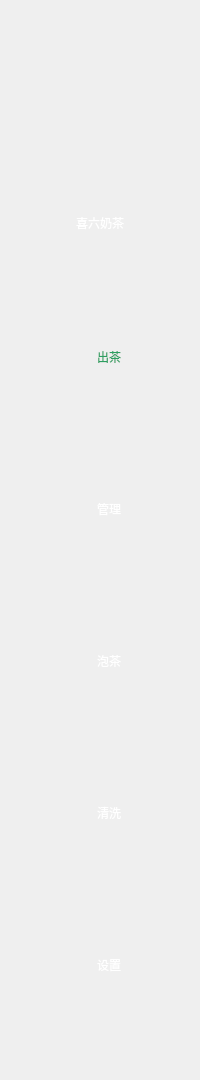
    <widget class="QWidget" name="widget" native="true">
     <property name="minimumSize">
      <size>
       <width>200</width>
       <height>0</height>
      </size>
     </property>
     <property name="maximumSize">
      <size>
       <width>200</width>
       <height>1080</height>
      </size>
     </property>
     <property name="styleSheet">
      <string notr="true">QWidget#widget{
	background-color: rgb(44, 159, 97);
}</string>
     </property>
     <layout class="QVBoxLayout" name="verticalLayout_7">
      <property name="spacing">
       <number>0</number>
      </property>
      <property name="leftMargin">
       <number>0</number>
      </property>
      <property name="topMargin">
       <number>0</number>
      </property>
      <property name="rightMargin">
       <number>0</number>
      </property>
      <property name="bottomMargin">
       <number>0</number>
      </property>
      <item>
       <widget class="QWidget" name="widget_14" native="true">
        <property name="enabled">
         <bool>true</bool>
        </property>
        <property name="minimumSize">
         <size>
          <width>200</width>
          <height>275</height>
         </size>
        </property>
        <property name="maximumSize">
         <size>
          <width>200</width>
          <height>361</height>
         </size>
        </property>
        <layout class="QVBoxLayout" name="verticalLayout_10">
         <property name="spacing">
          <number>0</number>
         </property>
         <property name="leftMargin">
          <number>0</number>
         </property>
         <property name="topMargin">
          <number>88</number>
         </property>
         <property name="rightMargin">
          <number>0</number>
         </property>
         <property name="bottomMargin">
          <number>0</number>
         </property>
         <item>
          <widget class="QWidget" name="logo" native="true">
           <layout class="QVBoxLayout" name="verticalLayout_21">
            <property name="spacing">
             <number>21</number>
            </property>
            <property name="leftMargin">
             <number>0</number>
            </property>
            <property name="topMargin">
             <number>0</number>
            </property>
            <property name="rightMargin">
             <number>0</number>
            </property>
            <property name="bottomMargin">
             <number>0</number>
            </property>
            <item>
             <widget class="QWidget" name="widget_43" native="true">
              <layout class="QHBoxLayout" name="horizontalLayout_50">
               <property name="spacing">
                <number>0</number>
               </property>
               <property name="leftMargin">
                <number>50</number>
               </property>
               <property name="topMargin">
                <number>0</number>
               </property>
               <property name="rightMargin">
                <number>50</number>
               </property>
               <property name="bottomMargin">
                <number>0</number>
               </property>
               <item>
                <widget class="QWidget" name="icon_tee_widget" native="true">
                 <property name="minimumSize">
                  <size>
                   <width>100</width>
                   <height>100</height>
                  </size>
                 </property>
                 <property name="maximumSize">
                  <size>
                   <width>100</width>
                   <height>100</height>
                  </size>
                 </property>
                 <property name="styleSheet">
                  <string notr="true">QWidget#icon_tee_widget{
	border-image: url(:/icon/logo.png);
	border-radius:50px;
}
</string>
                 </property>
                 <layout class="QHBoxLayout" name="horizontalLayout_47">
                  <property name="spacing">
                   <number>0</number>
                  </property>
                  <property name="leftMargin">
                   <number>3</number>
                  </property>
                  <property name="topMargin">
                   <number>3</number>
                  </property>
                  <property name="rightMargin">
                   <number>3</number>
                  </property>
                  <property name="bottomMargin">
                   <number>3</number>
                  </property>
                  <item>
                   <widget class="QLabel" name="icon_tee_l">
                    <property name="text">
                     <string/>
                    </property>
                   </widget>
                  </item>
                 </layout>
                </widget>
               </item>
              </layout>
             </widget>
            </item>
            <item>
             <widget class="QWidget" name="widget_42" native="true">
              <property name="minimumSize">
               <size>
                <width>0</width>
                <height>28</height>
               </size>
              </property>
              <property name="maximumSize">
               <size>
                <width>16777215</width>
                <height>28</height>
               </size>
              </property>
              <layout class="QHBoxLayout" name="horizontalLayout_49">
               <property name="spacing">
                <number>0</number>
               </property>
               <property name="leftMargin">
                <number>0</number>
               </property>
               <property name="topMargin">
                <number>0</number>
               </property>
               <property name="rightMargin">
                <number>0</number>
               </property>
               <property name="bottomMargin">
                <number>0</number>
               </property>
               <item>
                <widget class="QLabel" name="tee_name_l">
                 <property name="styleSheet">
                  <string notr="true">color:white;</string>
                 </property>
                 <property name="text">
                  <string>喜六奶茶</string>
                 </property>
                 <property name="alignment">
                  <set>Qt::AlignCenter</set>
                 </property>
                </widget>
               </item>
              </layout>
             </widget>
            </item>
           </layout>
          </widget>
         </item>
         <item>
          <spacer name="verticalSpacer_2">
           <property name="orientation">
            <enum>Qt::Vertical</enum>
           </property>
           <property name="sizeHint" stdset="0">
            <size>
             <width>20</width>
             <height>10</height>
            </size>
           </property>
          </spacer>
         </item>
        </layout>
       </widget>
      </item>
      <item>
       <widget class="QWidget" name="widget_15" native="true">
        <layout class="QVBoxLayout" name="verticalLayout_6">
         <item>
          <widget class="QWidget" name="wbtn_menu_outtee" native="true">
           <property name="enabled">
            <bool>true</bool>
           </property>
           <property name="minimumSize">
            <size>
             <width>192</width>
             <height>146</height>
            </size>
           </property>
           <property name="maximumSize">
            <size>
             <width>190</width>
             <height>146</height>
            </size>
           </property>
           <property name="styleSheet">
            <string notr="true">QWidget#wbtn_menu_outtee{
	border-image: url(:/icon/icon_menu_selected.png);
}</string>
           </property>
           <layout class="QHBoxLayout" name="horizontalLayout_18">
            <property name="spacing">
             <number>15</number>
            </property>
            <property name="leftMargin">
             <number>29</number>
            </property>
            <property name="topMargin">
             <number>0</number>
            </property>
            <property name="rightMargin">
             <number>24</number>
            </property>
            <property name="bottomMargin">
             <number>0</number>
            </property>
            <item>
             <widget class="QLabel" name="icon_wbtn_menu_outtee">
              <property name="minimumSize">
               <size>
                <width>44</width>
                <height>44</height>
               </size>
              </property>
              <property name="maximumSize">
               <size>
                <width>44</width>
                <height>44</height>
               </size>
              </property>
              <property name="styleSheet">
               <string notr="true">border-image: url(:/icon/icon_menu_outtee_selected.png);</string>
              </property>
              <property name="text">
               <string/>
              </property>
             </widget>
            </item>
            <item>
             <widget class="QLabel" name="name_wbtn_menu_outtee">
              <property name="styleSheet">
               <string notr="true">color:rgb(44, 159, 97)</string>
              </property>
              <property name="text">
               <string>出茶</string>
              </property>
             </widget>
            </item>
           </layout>
          </widget>
         </item>
         <item>
          <widget class="QWidget" name="wbtn_menu_manager" native="true">
           <property name="enabled">
            <bool>true</bool>
           </property>
           <property name="minimumSize">
            <size>
             <width>192</width>
             <height>146</height>
            </size>
           </property>
           <property name="maximumSize">
            <size>
             <width>182</width>
             <height>146</height>
            </size>
           </property>
           <property name="styleSheet">
            <string notr="true"/>
           </property>
           <layout class="QHBoxLayout" name="horizontalLayout_48">
            <property name="spacing">
             <number>15</number>
            </property>
            <property name="leftMargin">
             <number>29</number>
            </property>
            <property name="topMargin">
             <number>0</number>
            </property>
            <property name="rightMargin">
             <number>24</number>
            </property>
            <property name="bottomMargin">
             <number>0</number>
            </property>
            <item>
             <widget class="QLabel" name="icon_wbtn_menu_manager">
              <property name="minimumSize">
               <size>
                <width>44</width>
                <height>44</height>
               </size>
              </property>
              <property name="maximumSize">
               <size>
                <width>44</width>
                <height>44</height>
               </size>
              </property>
              <property name="styleSheet">
               <string notr="true">border-image: url(:/icon/icon_menu_manager.png);</string>
              </property>
              <property name="text">
               <string/>
              </property>
             </widget>
            </item>
            <item>
             <widget class="QLabel" name="name_wbtn_menu_manager">
              <property name="styleSheet">
               <string notr="true">color:white;</string>
              </property>
              <property name="text">
               <string>管理</string>
              </property>
             </widget>
            </item>
           </layout>
          </widget>
         </item>
         <item>
          <widget class="QWidget" name="wbtn_menu_maketee" native="true">
           <property name="minimumSize">
            <size>
             <width>192</width>
             <height>146</height>
            </size>
           </property>
           <property name="maximumSize">
            <size>
             <width>182</width>
             <height>146</height>
            </size>
           </property>
           <property name="styleSheet">
            <string notr="true"/>
           </property>
           <layout class="QHBoxLayout" name="horizontalLayout_19">
            <property name="spacing">
             <number>15</number>
            </property>
            <property name="leftMargin">
             <number>29</number>
            </property>
            <property name="topMargin">
             <number>0</number>
            </property>
            <property name="rightMargin">
             <number>24</number>
            </property>
            <property name="bottomMargin">
             <number>0</number>
            </property>
            <item>
             <widget class="QLabel" name="icon_wbtn_menu_maketee">
              <property name="minimumSize">
               <size>
                <width>44</width>
                <height>44</height>
               </size>
              </property>
              <property name="maximumSize">
               <size>
                <width>44</width>
                <height>44</height>
               </size>
              </property>
              <property name="styleSheet">
               <string notr="true">border-image: url(:/icon/icon_menu_maketee);</string>
              </property>
              <property name="text">
               <string/>
              </property>
             </widget>
            </item>
            <item>
             <widget class="QLabel" name="name_wbtn_menu_maketee">
              <property name="styleSheet">
               <string notr="true">color:white;</string>
              </property>
              <property name="text">
               <string>泡茶</string>
              </property>
             </widget>
            </item>
           </layout>
          </widget>
         </item>
         <item>
          <widget class="QWidget" name="wbtn_menu_clean" native="true">
           <property name="minimumSize">
            <size>
             <width>192</width>
             <height>146</height>
            </size>
           </property>
           <property name="maximumSize">
            <size>
             <width>182</width>
             <height>146</height>
            </size>
           </property>
           <property name="styleSheet">
            <string notr="true">QWidget#wbtn_menu_outtee{
	
	border-image: url(:/icon/icon_menu_selected.png);
}</string>
           </property>
           <layout class="QHBoxLayout" name="horizontalLayout_20">
            <property name="spacing">
             <number>15</number>
            </property>
            <property name="leftMargin">
             <number>29</number>
            </property>
            <property name="topMargin">
             <number>0</number>
            </property>
            <property name="rightMargin">
             <number>24</number>
            </property>
            <property name="bottomMargin">
             <number>0</number>
            </property>
            <item>
             <widget class="QLabel" name="icon_wbtn_menu_clean">
              <property name="minimumSize">
               <size>
                <width>44</width>
                <height>44</height>
               </size>
              </property>
              <property name="maximumSize">
               <size>
                <width>44</width>
                <height>44</height>
               </size>
              </property>
              <property name="styleSheet">
               <string notr="true">border-image: url(:/icon/icon_menu_clean.png);</string>
              </property>
              <property name="text">
               <string/>
              </property>
             </widget>
            </item>
            <item>
             <widget class="QLabel" name="name_wbtn_menu_clean">
              <property name="styleSheet">
               <string notr="true">color:white;</string>
              </property>
              <property name="text">
               <string>清洗</string>
              </property>
             </widget>
            </item>
           </layout>
          </widget>
         </item>
         <item>
          <widget class="QWidget" name="wbtn_menu_setting" native="true">
           <property name="minimumSize">
            <size>
             <width>192</width>
             <height>146</height>
            </size>
           </property>
           <property name="maximumSize">
            <size>
             <width>182</width>
             <height>146</height>
            </size>
           </property>
           <property name="styleSheet">
            <string notr="true"/>
           </property>
           <layout class="QHBoxLayout" name="horizontalLayout_21">
            <property name="spacing">
             <number>15</number>
            </property>
            <property name="leftMargin">
             <number>29</number>
            </property>
            <property name="topMargin">
             <number>0</number>
            </property>
            <property name="rightMargin">
             <number>24</number>
            </property>
            <property name="bottomMargin">
             <number>0</number>
            </property>
            <item>
             <widget class="QLabel" name="icon_wbtn_menu_setting">
              <property name="minimumSize">
               <size>
                <width>44</width>
                <height>44</height>
               </size>
              </property>
              <property name="maximumSize">
               <size>
                <width>44</width>
                <height>44</height>
               </size>
              </property>
              <property name="styleSheet">
               <string notr="true">border-image: url(:/icon/icon_menu_setting.png);</string>
              </property>
              <property name="text">
               <string/>
              </property>
             </widget>
            </item>
            <item>
             <widget class="QLabel" name="name_wbtn_menu_setting">
              <property name="styleSheet">
               <string notr="true">color:white;</string>
              </property>
              <property name="text">
               <string>设置</string>
              </property>
             </widget>
            </item>
           </layout>
          </widget>
         </item>
        </layout>
       </widget>
      </item>
      <item>
       <spacer name="verticalSpacer">
        <property name="orientation">
         <enum>Qt::Vertical</enum>
        </property>
        <property name="sizeHint" stdset="0">
         <size>
          <width>20</width>
          <height>332</height>
         </size>
        </property>
       </spacer>
      </item>
     </layout>
    </widget>
